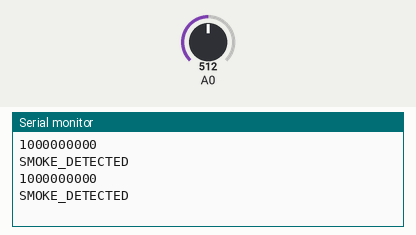
Bench run of a sketch on a simulated Arduino Uno, built with avr-gcc and run on an emulated ATmega328P. Parts: the last lines printed to the serial monitor. The inputs (shaded band) are chosen by the test bench; at power-on: A0 = 512.

Above: at 1.8 s.
1.9 s: A0 set to 716
At 2.8 s:
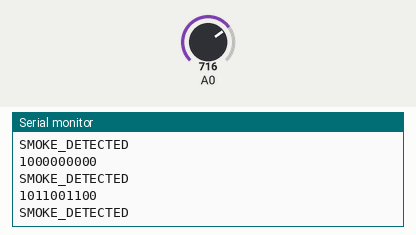
3.4 s: A0 set to 900
At 4.8 s:
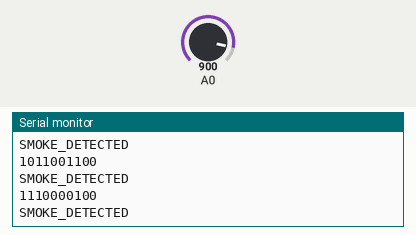

The sketch:

GAS_SENSOR.ino
```cpp
/***
 * Vishal Ghaie
 *
 * The Gas sensor detects the smoke entering a mask for emergency personel. The sensor takes 20 seconds to turn on.
 * The sensor currently is detecting smoke and for Debug purposes, it prints via the serial port the current reading and if the
 * sensor is reading smoke in the enviroment.
 *
 * LAST EDIT: Novemeber, 11,2019
 */
#define GAS_SENSOR 0 //Analog Input for Gas Sensor

int gasSensor = GAS_SENSOR;
int smokeDetect;


void setup() {
  Serial.begin(9600); // initialize serial communication at 9600 bits per second
}

void loop() {
  smokeDetect = analogRead(gasSensor); //Retrieve a sensor reading from the gasSensor
  Serial.println(smokeDetect, BIN); //DEBUG: Display the reading in decimal for what the sensor is outputting (200 IS SMOKE)

  //Detecting smoke
  if(smokeDetect >= 200){
    Serial.println("SMOKE_DETECTED");//DEBUG: Determine if smoke has been detected (SENSOR IS CURRENTLY WORKING)
  }
  delay(1000);//Delay the reading by 1 second;
}
```

Measured:
- after the input at 1.9 s, the serial monitor: prints a new line after 0.10 s (image 1)
- after the input at 3.4 s, the serial monitor: prints a new line after 0.60 s (image 2)
